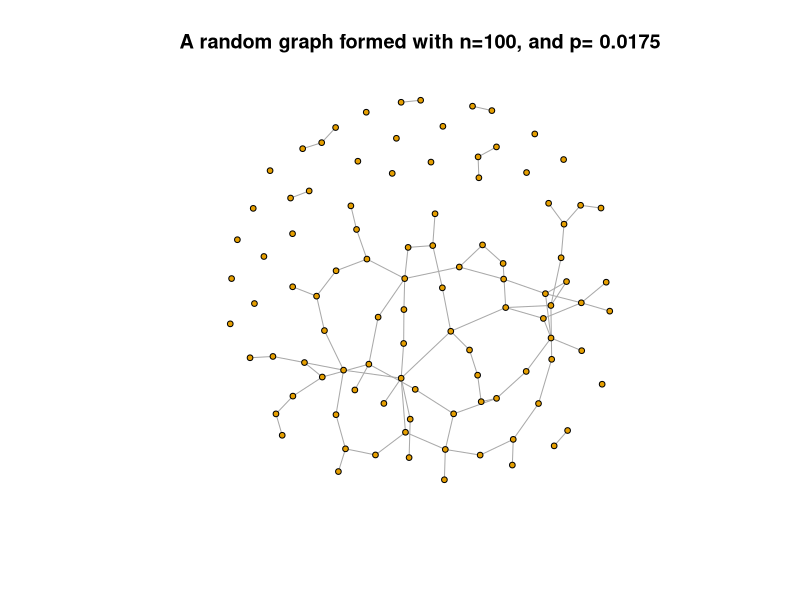
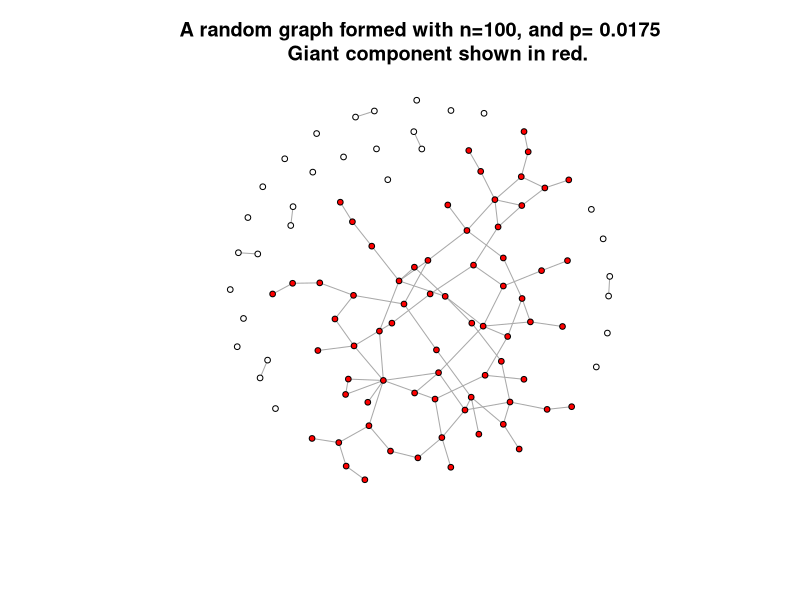
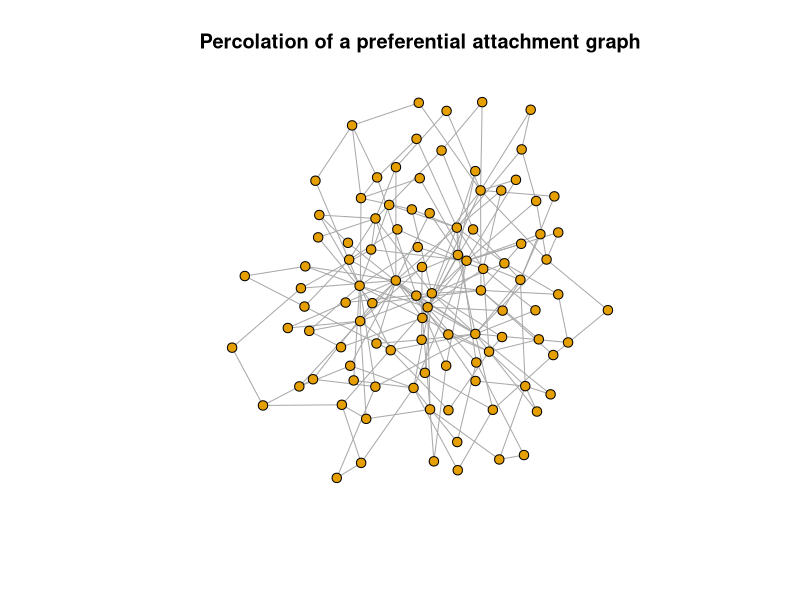
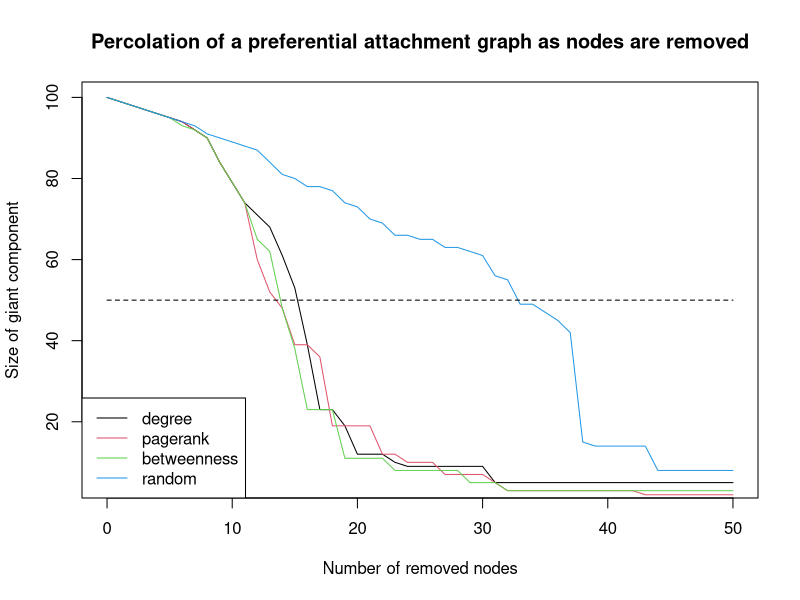
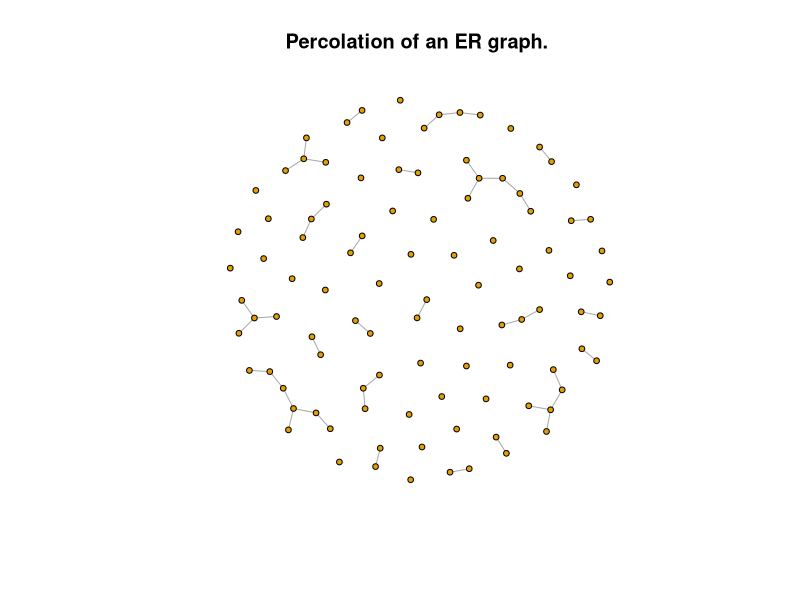
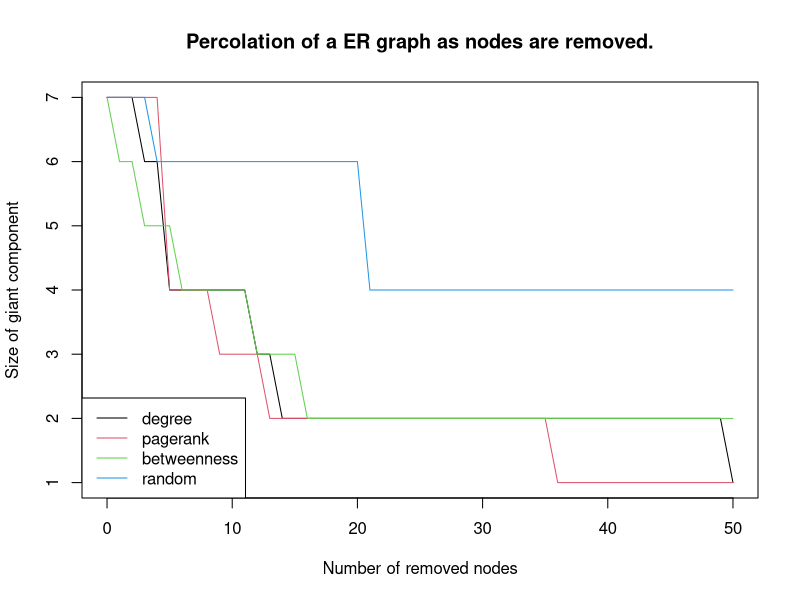
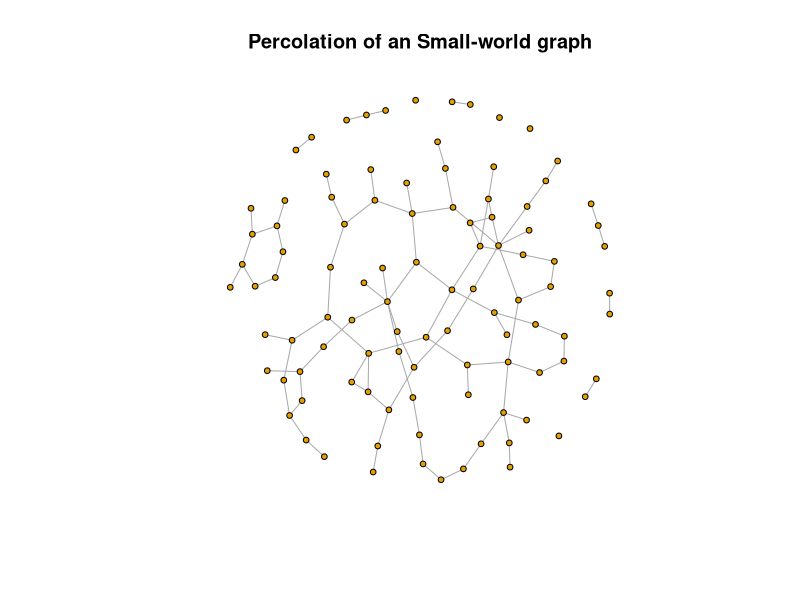
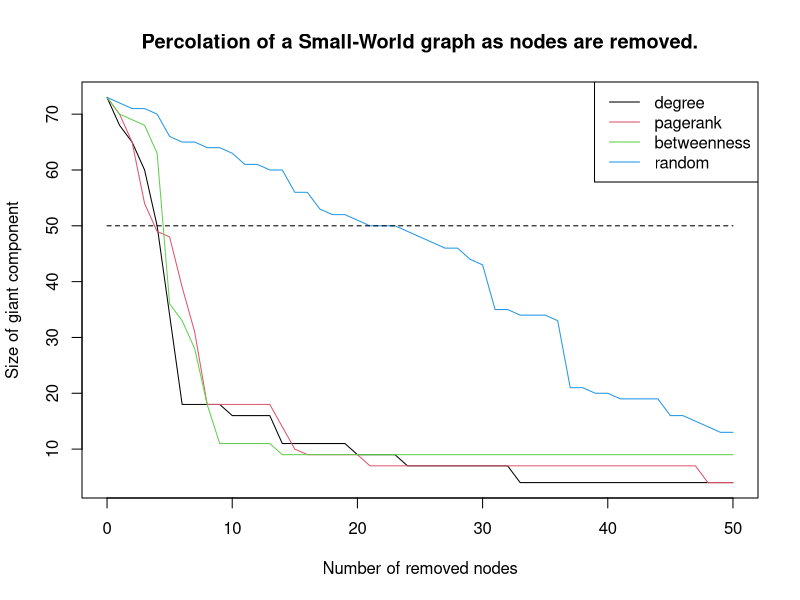

Write R code to recreate these figures, in order.
## ---- chunk 1
knitr::opts_chunk$set(echo = TRUE)
## ---- chunk 2
library(igraph)
n = 100
p = 1.75/n
g = sample_gnp(n, p)
coords = layout_with_fr(g)
## ---- chunk 3
plot(g, layout=coords, vertex.size = 3, vertex.label=NA)
title(main = "A random graph formed with n=100, and p= 0.0175")
## ---- chunk 4
# get the components 
c = components(g)
# check if connected?
is_connected(g)

# Number of components in the random graph  
c$no
## ---- chunk 5
c$csize
## ---- chunk 6
table(c$csize)
## ---- chunk 7
library(igraph)

# Random graph

n = 100
p = 1.75/n
g = sample_gnp(n, p)
coords = layout_with_fr(g)


# get the components 
c = components(g)

# connected?
is_connected(g)

# number of components
c$no

# size of components
c$csize
table(c$csize)

# membeship of nodes
c$membership

# get the giant component
giant = which(c$membership == which.max(c$csize))

# color in red the nodes in the giant component
V(g)$color = "white"
V(g)[giant]$color = "red"
plot(g, layout=coords, vertex.size = 3, vertex.label=NA)
title(main = "A random graph formed with n=100, and p= 0.0175
      Giant component shown in red.")


## ---- chunk 8

# INPUT
# g: graph to percolate
# size: number of nodes to remove 
# d: removal vector
# OUTPUT
# giant: a vector with sizes of giant components when nodes are removed
percolate = function(g, size, d) {
  
  giant = vector()
  
  # initial size of giant component
  c = components(g)
  giant[1] = max(c$csize)
  
  names(d) = 1:length(d)
  d = sort(d, decreasing=TRUE)
  vital = as.integer(names(d[1:size]))
  
  for (i in 1:size) {
    c = components(delete_vertices(g, vital[1:i]))
    giant[i+1] = max(c$csize)
  }
  
  return(giant)
  
}
## ---- chunk 9
g = sample_pa(n = 100, m = 2, directed=FALSE)
coords = layout_with_fr(g)
plot(g, layout=coords, vertex.label=NA, vertex.size = 5)
title('Percolation of a preferential attachment graph')

# resilience
size = vcount(g)/2
# random
rand = percolate(g, size, d = sample(V(g), size))    
# degree
deg = percolate(g, size, d = degree(g))    
# pagerank  
pr = percolate(g, size, d=page_rank(g)$vector)    
# betweenness
bet = percolate(g, size, d = betweenness(g))    

plot(0:size, deg, type = "l", col=1, xlab="Number of removed nodes", ylab="Size of giant component")
lines(0:size, pr, col=2)
lines(0:size, bet, col=3)
lines(0:size, rand, col=4)
lines(0:size, rep(vcount(g)/2, size+1), lty=2)
legend(x = "bottomleft", legend = c("degree", "pagerank", "betweenness", "random"), lty = 1, col = 1:4)
title('Percolation of a preferential attachment graph as nodes are removed')



## ---- chunk 10
g = sample_gnp(n=100, p=1/100)
coords = layout_with_fr(g)
plot(g, layout=coords, vertex.size = 3, vertex.label=NA)
title('Percolation of an ER graph. ')

# resilience
size = vcount(g)/2
# random
rand = percolate(g, size, d = sample(V(g), size))    
# degree
deg = percolate(g, size, d = degree(g))    
# pagerank  
pr = percolate(g, size, d=page_rank(g)$vector)    
# betweenness
bet = percolate(g, size, d = betweenness(g))    

plot(0:size, deg, type = "l", col=1, xlab="Number of removed nodes", ylab="Size of giant component")
lines(0:size, pr, col=2)
lines(0:size, bet, col=3)
lines(0:size, rand, col=4)
lines(0:size, rep(vcount(g)/2, size+1), lty=2)
legend(x = "bottomleft", legend = c("degree", "pagerank", "betweenness", "random"), lty = 1, col = 1:4)
title('Percolation of a ER graph as nodes are removed.')

## ---- chunk 11
n = 100
p =6/n
g <- sample_smallworld(1, n ,p, 0.5)
coords = layout_with_fr(g)
plot(g, layout=coords, vertex.size = 3, vertex.label=NA)
title('Percolation of an Small-world graph')

# resilience
size = vcount(g)/2
# random
rand = percolate(g, size, d = sample(V(g), size))    
# degree
deg = percolate(g, size, d = degree(g))    
# pagerank
pr = percolate(g, size, d=page_rank(g)$vector)    
# betweenness
bet = percolate(g, size, d = betweenness(g))    

plot(0:size, deg, type = "l", col=1, xlab="Number of removed nodes", ylab="Size of giant component")
lines(0:size, pr, col=2)
lines(0:size, bet, col=3)
lines(0:size, rand, col=4)
lines(0:size, rep(vcount(g)/2, size+1), lty=2)
legend(x = "topright", legend = c("degree", "pagerank", "betweenness", "random"), lty = 1, col = 1:4)
title('Percolation of a Small-World graph as nodes are removed.')
